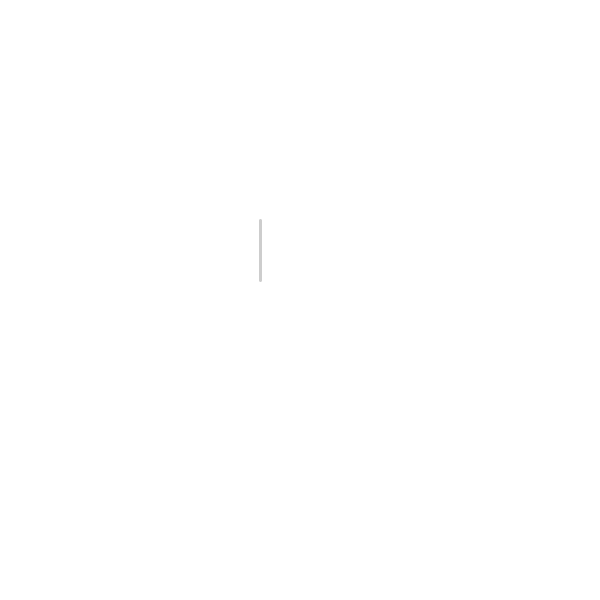
Frame 1 (no input)
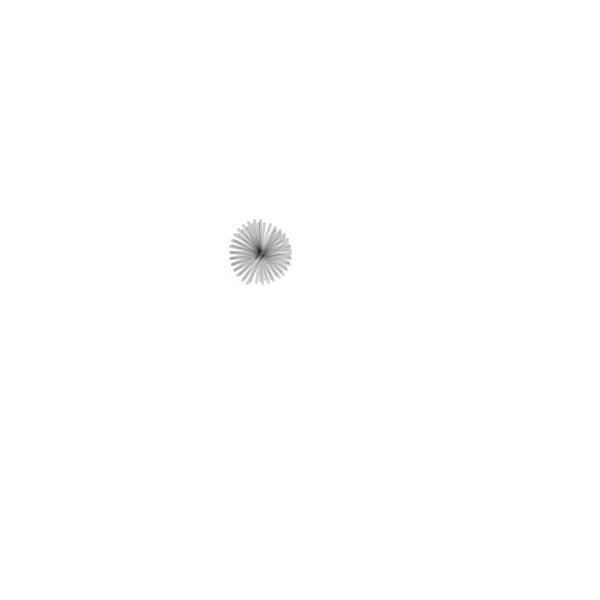
Frame 60 (the mouse pressed at the canvas centre just before this capture)
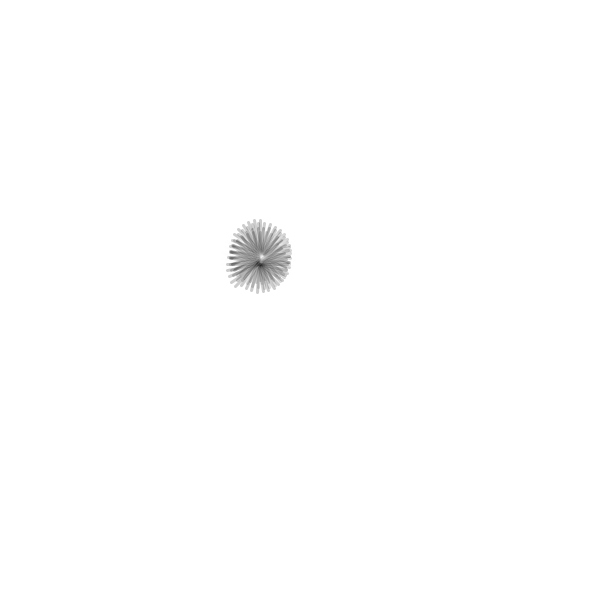
Frame 120 (the mouse held since frame 60 and released just before this capture)

The Processing sketch that drew these frames (run headless with seeded random() and noise(); from frame 60 on, the mouse is pressed at the canvas centre):

// Processing sketch: test_30_pde
// ── test_30_pde.pde
void setup() {
   size(600, 600);
   background(255);
   smooth();
   strokeWeight(3);
   //noLoop();
}

float counter = 0;
float counter2 = 0;
float nx, ny;
float cx = 250;
float cy = 250;
float cRadius = 10;
int switcher = 1;

void draw() {
   if(switcher > 0) {
      nx = cos(counter2) * cRadius + cx;
      ny = sin(counter2) * cRadius + cy;
      stroke(0, 50);
   } else {
     nx = sin(counter2) * cRadius + cx;
     ny = cos(counter2) * cRadius + cy;
     stroke(250, 50);
   }
   
   switcher *= -1;
   
   float x1 = nx - sin(counter) * 30;
   float y1 = ny - cos(counter) * 30;
   float x2 = nx + sin(counter) * 30;
   float y2 = ny + cos(counter) * 30;
   line(x1, y1, x2, y2);
   
   counter += 0.1;
   if(counter > 2 * PI) {
      counter = 0; 
   }
   counter2 += 0.01;
   cRadius += counter / 50;
   if(counter2 > 2 * PI) {
      counter2 = 0; 
   }
}
